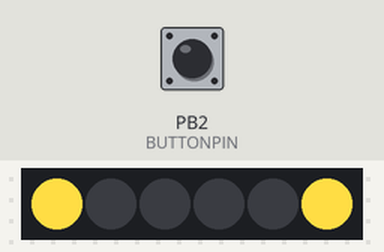
The sketch below on a simulated ATtiny85, built with avr-gcc and run on an emulated ATtiny85. On the bench: 6 RGB LEDs in strip order, left to right. Inputs (shaded band) come from the test bench; at power-on: PB2 (BUTTONPIN) HIGH.

Above: at 1.2 s.
1.3 s: PB2 (BUTTONPIN) pulled LOW for 0.15 s
At 1.7 s:
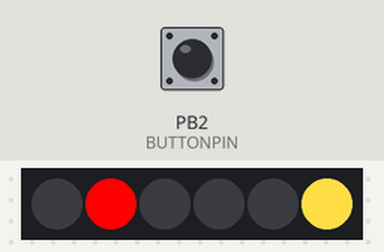
2.9 s: PB2 (BUTTONPIN) pulled LOW for 1 s
At 4.2 s:
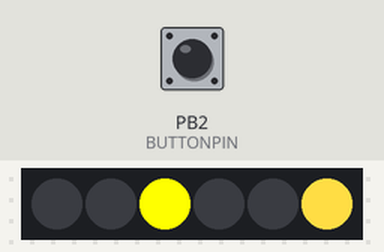
5.4 s: PB2 (BUTTONPIN) pulled LOW for 0.15 s
At 6.1 s:
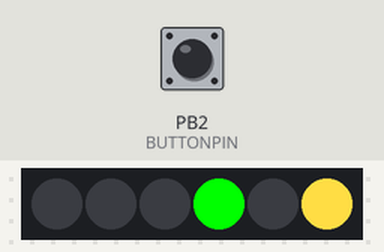
7.0 s: PB2 (BUTTONPIN) pulled LOW for 3.2 s
At 7.4 s:
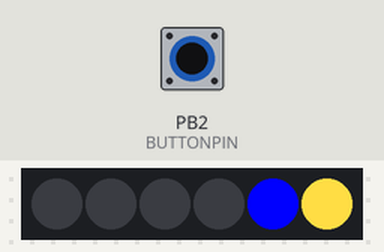
Timing chart, 0 to 10.0 s (numbered marks = the images above; inputs shaded):
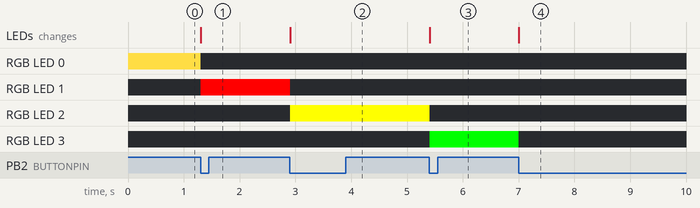

The sketch:

DEFCONSign3-Simple.ino
```cpp
#include <Adafruit_DotStar.h>
#include <avr/power.h>

#define NUMPIXELS 6 // Number of LEDs in strip

#define DATAPIN    0
#define CLOCKPIN   1
#define BUTTONPIN  2
Adafruit_DotStar strip(NUMPIXELS, DATAPIN, CLOCKPIN, DOTSTAR_BGR);

int pixelNum = 0;
uint32_t colours[] = {0xffdd44, 0xff0000, 0xffff00, 0x00ff00, 0x0000ff, 0xffdd44};

void setup() {

#if defined(__AVR_ATtiny85__) && (F_CPU == 16000000L)
  clock_prescale_set(clock_div_1); // Enable 16 MHz on Trinket
#endif
  pinMode(BUTTONPIN, INPUT_PULLUP);

  strip.begin(); // Initialize pins for output
  strip.show();  // Turn all LEDs off ASAP
}

void loop() {

  strip.clear();
  strip.setPixelColor(5, colours[5]);
  strip.setPixelColor(pixelNum, colours[pixelNum]);
  strip.show();                     // Refresh strip

  // wait for button to be released
  while(!digitalRead(BUTTONPIN)) delay(100);

  // wait for button to be pressed
  while(digitalRead(BUTTONPIN)) delay(100);

  pixelNum++;
  if(pixelNum>=5) pixelNum = 0;

}
```

Measured:
- after the input at 1.3 s, RGB LED 0: RGB(255, 221, 68) → off at once; RGB LED 1: off → RGB(255, 0, 0) at once; the LEDs: change at once (image 1)
- after the input at 2.9 s, RGB LED 1: RGB(255, 0, 0) → off at once; RGB LED 2: off → RGB(255, 255, 0) at once; the LEDs: change at once (image 2)
- after the input at 5.4 s, RGB LED 2: RGB(255, 255, 0) → off at once; RGB LED 3: off → RGB(0, 255, 0) at once; the LEDs: change at once (image 3)
- after the input at 7.0 s, RGB LED 3: RGB(0, 255, 0) → off at once; the LEDs: change at once (image 4)
